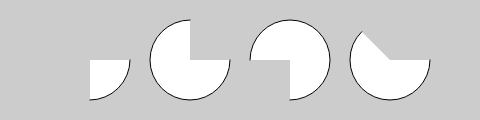
Frame 1 (no input)
Frame 60 (no input): identical to frame 1, image omitted
Frame 120 (the mouse pressed at the canvas centre since frame 60): identical to frame 1, image omitted

The p5.js sketch that drew this single still picture (run headless with seeded random() and noise() and a simulated clock; from frame 60 on, the mouse is pressed at the canvas centre):

// p5.js sketch
// ── sketch.js
function setup() {
  createCanvas(480, 120);
  angleMode(DEGREES);
}

function draw() {
  background(204);
  arc(90, 60, 80, 80, 0, 90);
  arc(190, 60, 80, 80, 0, 270);
  arc(290, 60, 80, 80, 180, 450);
  arc(390, 60, 80, 80, 0, 225);
}

//Alternatively, you can convert your entire sketch to use degrees instead of
//radians using the angleMode() function. This changes all functions that accept
//or return angles to use degrees or radians based on which parameter is passed
//in, instead of you needing to convert them.
